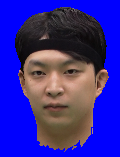
#> input picture HistogramMatching/head_blue/1_img0.png, 120 x 157 px
$ python HistogramMatching_mask.py   (older library calls are emulated)
#> lines starting #> are read from the running program, lines starting #| are printed output that depends on the picture; after the words box and inside, x2 and y2 are one past the last pixel; in counts of white or black regions, pixels touching at a corner belong together
import matplotlib.pyplot as plt
import numpy as np
from skimage import exposure
from skimage.exposure import match_histograms
import skimage.metrics
import cv2


def cosinesim(a,b):
    sim = np.dot(a,b)/(np.linalg.norm(a) * np.linalg.norm(b))
    return sim

def histeq(img):
    hist, bins = np.histogram(img, 256,[0,256])
    cdf = hist.cumsum()
    cdf_normalized = cdf * float(hist.max()) / cdf.max()

# reading main image
img1 = cv2.imread("./head_blue/1_img0.png")
#> img1 is the input picture: shape (157, 120, 3); mean B, G, R 154.6, 41.7, 53.4
# mask_img1 = cv2.inRange(img1, (255,0,0), (255,0,0))
# mask_img1 = 255 - mask_img1
mask_img1 = cv2.inRange(img1[..., 0], 255, 255)
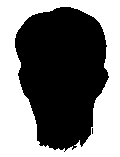
#> mask_img1: shape (157, 120); 47% white; 1 white region, box (x1, y1, x2, y2) and area: (0, 0, 120, 157) 8851
print('No of Channel is: ' + str(img1.ndim))
#| No of Channel is: 3

# reading reference image
img2 = cv2.imread("./head_blue/0_img0.png")
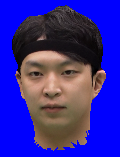
#> input picture HistogramMatching/head_blue/0_img0.png, 120 x 157 px
#> img2 is the input picture: shape (157, 120, 3); mean B, G, R 155.1, 41.7, 53.5
# mask_img2 = cv2.inRange(img2, (255,0,0), (255,0,0))
# mask_img2 = 255 - mask_img2
mask_img2 = cv2.inRange(img2[..., 0], 255, 255)
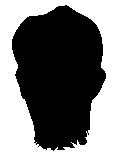
#> mask_img2: shape (157, 120); 47.2% white; 1 white region, box (x1, y1, x2, y2) and area: (0, 0, 120, 157) 8893
print('No of Channel is: ' + str(img2.ndim))
#| No of Channel is: 3

# filteredimg1 = np.zeros(img1.shape, dtype=np.uint8)
# filteredimg2 = np.zeros(img1.shape, dtype=np.uint8)
mask_img1 = np.where(mask_img1 == 0)
#> mask_img1 = 9989 positions, rows 7 to 151, columns 15 to 108
mask_img2 = np.where(mask_img2 == 0)
#> mask_img2 = 9947 positions, rows 5 to 150, columns 12 to 105

# cv2.copyTo(img1, mask_img1, filteredimg1)
# cv2.copyTo(img2, mask_img2, filteredimg2)

filteredimg1 = img1[mask_img1]
filteredimg2 = img2[mask_img2]

matched = match_histograms(filteredimg1, filteredimg2 ,
                           multichannel=True)

fig, (ax1, ax2, ax3) = plt.subplots(nrows=1, ncols=3,
                                    figsize=(8, 3),
                                    sharex=True, sharey=True)

for aa in (ax1, ax2, ax3):
    aa.set_axis_off()

# matched = np.resize([img1.shape,3], matched.all())
# cv2.imwrite("matched.bmp", matched)

ax1.imshow(img1)
ax1.set_title('Source')
ax2.imshow(img2)
ax2.set_title('Reference')
ax3.imshow(matched)
ax3.set_title('Matched')
# cv2.imwrite("Matched1_img0.png", matched)

plt.tight_layout()
plt.show()
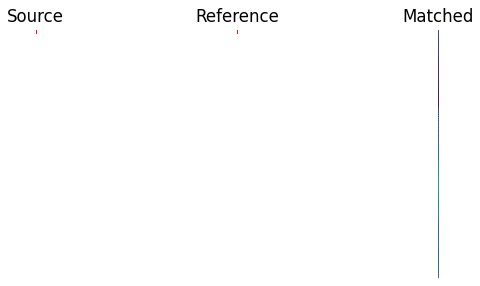
#> figure drawn by matplotlib, 3 panels; B, G, R data is drawn as R, G, B

fig, axes = plt.subplots(nrows=3, ncols=3, figsize=(8, 8))

dumphist = []
for i, img in enumerate((filteredimg1, filteredimg2, matched)):
    channelhist = []
    for c, c_color in enumerate(('red', 'green', 'blue')):
        img_hist, bins = exposure.histogram(img[..., c],
                                            source_range='dtype')
        axes[c, i].plot(bins, img_hist / img_hist.max())
        img_cdf, bins = exposure.cumulative_distribution(img[..., c])
        axes[c, i].plot(bins, img_cdf)
        axes[c, 0].set_ylabel(c_color)
        channelhist.append(img_hist)
    dumphist.append(channelhist)
#> this loop made 3 passes
#> after the loop, dumphist = 3 items

# [12 lines of commented-out code are left out]

print("ref-src")
# [6 lines of commented-out code are left out]

print("ref-matched")
# [6 lines of commented-out code are left out]

axes[0, 0].set_title('Source')
axes[0, 1].set_title('Reference')
axes[0, 2].set_title('Matched')

plt.tight_layout()
plt.show()
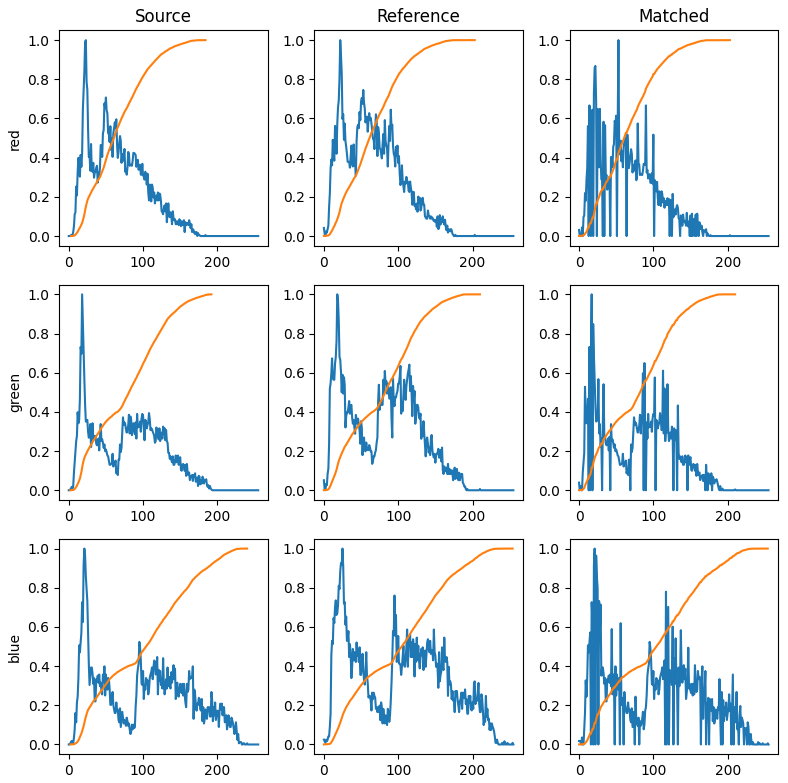
#> figure drawn by matplotlib, 9 panels; panel 1: curve peaks at x = 23, y = 1; panel 1: curve peaks at x = 184, y = 1; panel 2: curve peaks at x = 22, y = 1; panel 2: curve peaks at x = 203, y = 1
